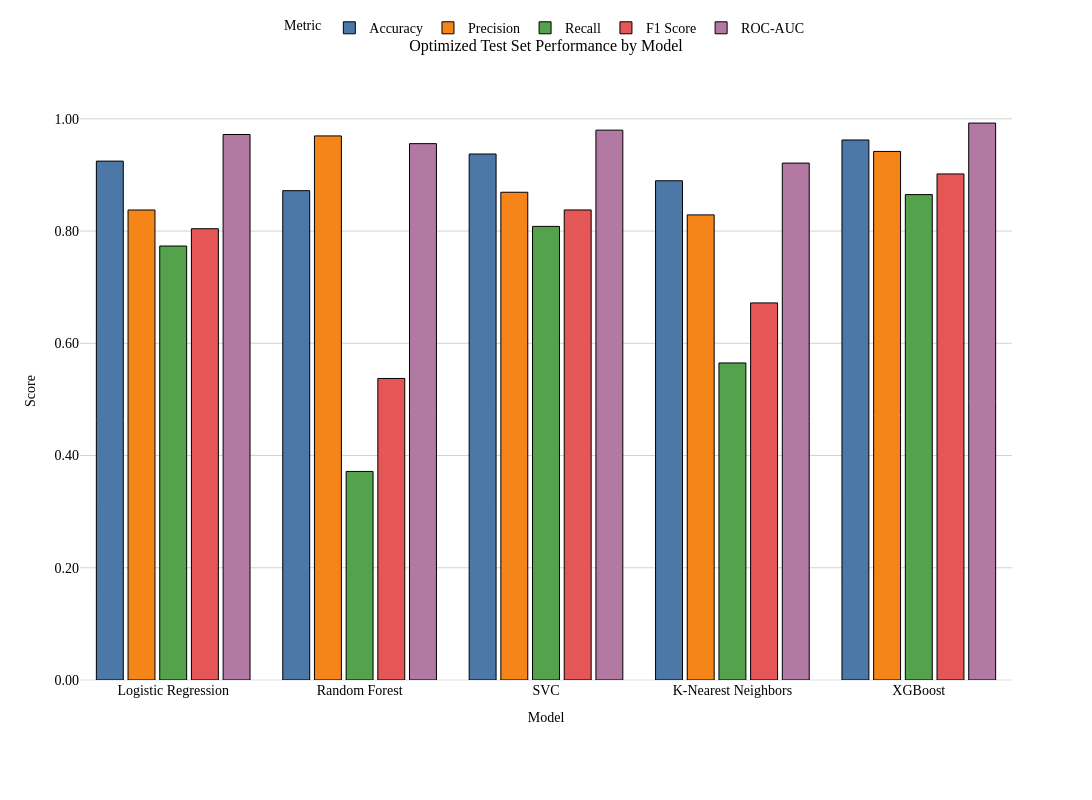

Here is the notebook cell this chart was saved with:
### Code cell
perf_df = pd.DataFrame(optimized_results).T[
    ["Accuracy", "Precision", "Recall", "F1 Score", "ROC-AUC"]
]
perf_df.index.name = "Model"
perf_df.index.name = "Model"

metrics = ["Accuracy", "Precision", "Recall", "F1 Score", "ROC-AUC"]
colors = ["#4C78A8", "#F58518", "#54A24B", "#E45756", "#B279A2"]

fig = go.Figure()

for i, metric in enumerate(metrics):
    fig.add_trace(
        go.Bar(
            x=perf_df.index,
            y=perf_df[metric].values,
            name=metric,
            marker=dict(color=colors[i], line=dict(color="black", width=1)),
            text=[f"{v:.3f}" for v in perf_df[metric].values],
            textposition="outside",
            hovertemplate=f"{metric}<br>Model: %{{x}}<br>Score: %{{y:.3f}}<extra></extra>"
        )
    )

fig.update_layout(
    barmode="group",
    title=dict(
        text="Optimized Test Set Performance by Model",
        x=0.5,
        font=dict(family="Times New Roman", size=16, color="black")
    ),
    xaxis=dict(
        title=dict(text="Model", font=dict(family="Times New Roman", size=14)),
        tickangle=0,
        showgrid=False,
        tickfont=dict(family="Times New Roman", size=14)
    ),
    yaxis=dict(
        title=dict(text="Score", font=dict(family="Times New Roman", size=14)),
        range=[0, 1.03],
        tickformat=".2f",
        showgrid=True,
        gridcolor="lightgray",
        tickfont=dict(family="Times New Roman", size=14)
    ),
    legend=dict(
        title=dict(text="Metric", font=dict(family="Times New Roman", size=14)),
        orientation="h",
        x=0.5,
        xanchor="center",
        y=1.10,
        yanchor="bottom",
        font=dict(family="Times New Roman", size=14)
    ),
    font=dict(family="Times New Roman", size=14, color="black"),
    template="plotly_white",
    width=1400,
    height=800,
    margin=dict(l=80, r=80, t=90, b=120),
    paper_bgcolor="white",
    plot_bgcolor="white",
    bargap=0.15,
    bargroupgap=0.15,
    uniformtext_minsize=14,
    uniformtext_mode="hide"
)

fig.show()

### Figure 1 — Plotly figure (JSON) as saved in the notebook; plotly's stock layout.template omitted (floating-point values rounded to 4 significant figures)
{"data": [{"hovertemplate": "Accuracy<br>Model: %{x}<br>Score: %{y:.3f}<extra></extra>", "marker": {"color": "#4C78A8", "line": {"color": "black", "width": 1}}, "name": "Accuracy", "text": ["0.925", "0.872", "0.937", "0.890", "0.962"], "textposition": "outside", "type": "bar", "x": ["Logistic Regression", "Random Forest", "SVC", "K-Nearest Neighbors", "XGBoost"], "y": [0.9247, 0.872, 0.9373, 0.8897, 0.9623]}, {"hovertemplate": "Precision<br>Model: %{x}<br>Score: %{y:.3f}<extra></extra>", "marker": {"color": "#F58518", "line": {"color": "black", "width": 1}}, "name": "Precision", "text": ["0.838", "0.970", "0.869", "0.829", "0.942"], "textposition": "outside", "type": "bar", "x": ["Logistic Regression", "Random Forest", "SVC", "K-Nearest Neighbors", "XGBoost"], "y": [0.8375, 0.9696, 0.8692, 0.8289, 0.9419]}, {"hovertemplate": "Recall<br>Model: %{x}<br>Score: %{y:.3f}<extra></extra>", "marker": {"color": "#54A24B", "line": {"color": "black", "width": 1}}, "name": "Recall", "text": ["0.773", "0.372", "0.808", "0.565", "0.865"], "textposition": "outside", "type": "bar", "x": ["Logistic Regression", "Random Forest", "SVC", "K-Nearest Neighbors", "XGBoost"], "y": [0.7733, 0.3717, 0.8083, 0.565, 0.865]}, {"hovertemplate": "F1 Score<br>Model: %{x}<br>Score: %{y:.3f}<extra></extra>", "marker": {"color": "#E45756", "line": {"color": "black", "width": 1}}, "name": "F1 Score", "text": ["0.804", "0.537", "0.838", "0.672", "0.902"], "textposition": "outside", "type": "bar", "x": ["Logistic Regression", "Random Forest", "SVC", "K-Nearest Neighbors", "XGBoost"], "y": [0.8042, 0.5373, 0.8377, 0.672, 0.9018]}, {"hovertemplate": "ROC-AUC<br>Model: %{x}<br>Score: %{y:.3f}<extra></extra>", "marker": {"color": "#B279A2", "line": {"color": "black", "width": 1}}, "name": "ROC-AUC", "text": ["0.972", "0.956", "0.980", "0.921", "0.992"], "textposition": "outside", "type": "bar", "x": ["Logistic Regression", "Random Forest", "SVC", "K-Nearest Neighbors", "XGBoost"], "y": [0.9721, 0.9558, 0.9799, 0.9211, 0.9924]}], "layout": {"bargap": 0.15, "bargroupgap": 0.15, "barmode": "group", "font": {"color": "black", "family": "Times New Roman", "size": 14}, "height": 800, "legend": {"font": {"family": "Times New Roman", "size": 14}, "orientation": "h", "title": {"font": {"family": "Times New Roman", "size": 14}, "text": "Metric"}, "x": 0.5, "xanchor": "center", "y": 1.1, "yanchor": "bottom"}, "margin": {"b": 120, "l": 80, "r": 80, "t": 90}, "paper_bgcolor": "white", "plot_bgcolor": "white", "title": {"font": {"color": "black", "family": "Times New Roman", "size": 16}, "text": "Optimized Test Set Performance by Model", "x": 0.5}, "uniformtext": {"minsize": 14, "mode": "hide"}, "width": 1400, "xaxis": {"showgrid": false, "tickangle": 0, "tickfont": {"family": "Times New Roman", "size": 14}, "title": {"font": {"family": "Times New Roman", "size": 14}, "text": "Model"}}, "yaxis": {"gridcolor": "lightgray", "range": [0, 1.03], "showgrid": true, "tickfont": {"family": "Times New Roman", "size": 14}, "tickformat": ".2f", "title": {"font": {"family": "Times New Roman", "size": 14}, "text": "Score"}}}}
